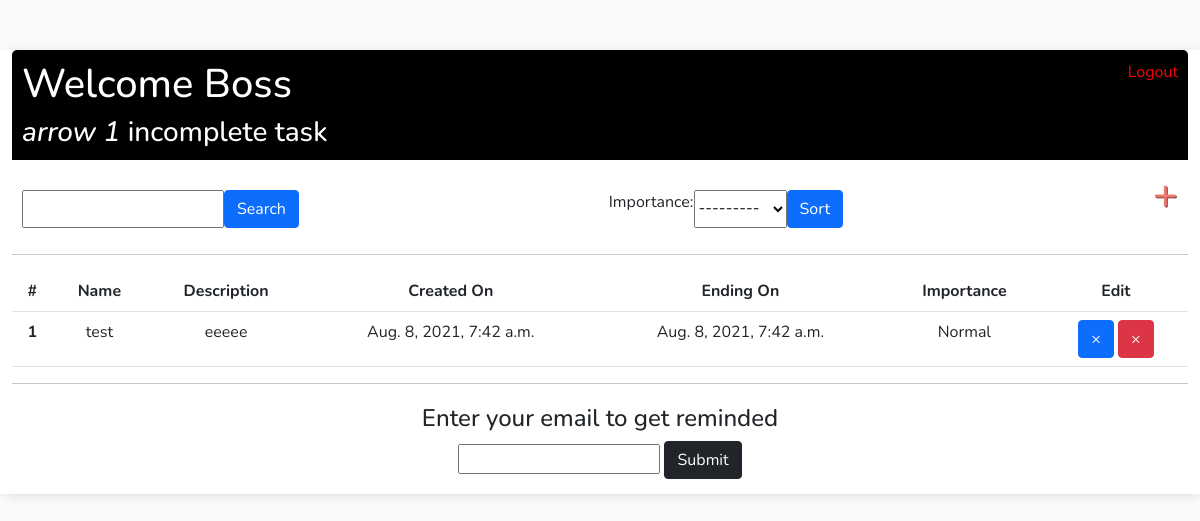
Screenshot of / (signed in) with the database file from the repository.
### tasks/models.py (models this page shows)
class Task(models.Model):
    user = models.ForeignKey(User, on_delete=models.CASCADE, null=True, blank=True)
    title = models.CharField(max_length=200)
    description = models.TextField(max_length=200, null=True, blank=True)
    complete = models.BooleanField(default=False)
    importance = models.ForeignKey(Importance, null=True, blank=False, on_delete=models.CASCADE)
    creation_date = models.DateTimeField(default=timezone.now)
    ending_date = models.DateTimeField(null=True, blank=False)
    def __str__(self):
        return self.title
    class Meta:
        ordering = ['creation_date']

class Importance(models.Model):
    name = models.CharField(max_length=50)
    def __str__(self):
        return self.name

### tasks/views.py (the view)
# urls.py: path('', TaskList.as_view(), name="task_list"),
class TaskList(LoginRequiredMixin, ListView):
    model = Task
    context_object_name = 'tasks'
    def get_context_data(self, **kwargs):
        context = super().get_context_data(**kwargs)
        context['tasks'] = context['tasks'].filter(user=self.request.user)
        context['count'] = context['tasks'].filter(complete=False).count()
        context['myFilter'] = OrderFilter(self.request.GET, queryset=self.get_queryset())
        search_input = self.request.GET.get('search-area') or ''
        if search_input:
            context['tasks'] = context['tasks'].filter(title__icontains=search_input)
        context['search_input'] = search_input
        return context

### tasks/templates/tasks/task_list.html
{% extends 'tasks/main.html' %}
{% block content %}
<div class="header-bar">
    <div>
        <h1>Welcome {{request.user|title}}</h1>
        <h3 style="margin:0;"><i>arrow {{ count }}</i> incomplete task{{ count|pluralize:"s" }} </h3>
    </div>
    {% if request.user.is_authenticated %}
        <a class="" href="{% url 'logout' %}">Logout</a>
    {% else %}
        <a href="{% url 'login' %}">Login</a>
    {% endif %}
</div>
<div id="search-add-wrapper">
    <form method="GET" style="margin-top:20px; display:flex;">
        <input type="text" name="search-area" value="{{search_input}}">
        <input class=" btn btn-primary" type="submit" value="Search">
    </form>
      <form method="GET" style="margin-top:20px; display:flex;">
              {{myFilter.form}}
        <input class=" btn btn-primary" type="submit" value="Sort">
    </form>
    <h2><a id="add-link" href="{% url 'task_create' %}">&#x2b;</a></h2>
</div>
<hr>
<div class="">
    <table class="table table-hover ">
        <tr>
          <th scope="col">#</th>
          <th scope="col">Name</th>
          <th scope="col">Description</th>
          <th scope="col">Created On</th>
          <th scope="col">Ending On</th>
          <th scope="col">Importance</th>
          <th scope="col">Edit</th>
        </tr>
    {% for task in tasks %}
        <tr>
          <th scope="row">1</th>
            <td>{{task}}</td>
            <td>{{task.description}}</td>
            <td>{{task.creation_date}}</td>
            <td>{{task.ending_date}}</td>
            <td>{{task.importance}}</td>
            <td>
                <a class="btn btn-primary" href="{% url 'task_update' task.id %}">&#215;</a>
                <a class="btn btn-danger" href="{% url 'task_delete' task.id %}">&#215;</a>
            </td>
        </tr>
   {% empty%}
        <th>No item in list</th>
   {% endfor %}
    </table>
</div>
<hr>
<div class="email">
<h4>Enter your email to get reminded</h4>
<input style="text-align:center; margin-bottom:20px;" ty placeholder="">
<input class="btn btn-dark" type="submit" value="Submit">
</div>
{% endblock content %}

### tasks/templates/tasks/main.html (style rules this page uses)
body { background-color: #FAFAFA; font-family: 'Nunito', sans-serif; padding-top: 50px; }
.header-bar a { color: red; text-decoration: none; }
#add-link { color: #EB796F; text-decoration: none; font-size: 42px; text-shadow: 1px 1px #81413b; }
table { border-collapse: collapse; width: 100%; border-spacing: 10px; border-spacing: 20px;  }
td, th { text-align: center; }
.email { border: 0px solid black; width: 50%; height: 50%; margin: 20px auto ; overflow-wrap: break-word; text-align: center }

### rows the page displays
Task: title "test", description "eeeee", creation_date "Aug. 8, 2021, 7:42 a.m.", ending_date "Aug. 8, 2021, 7:42 a.m.", importance "Normal"

### other values shown
{{ request.user|title }} "Boss"
{{ count }} "1"
